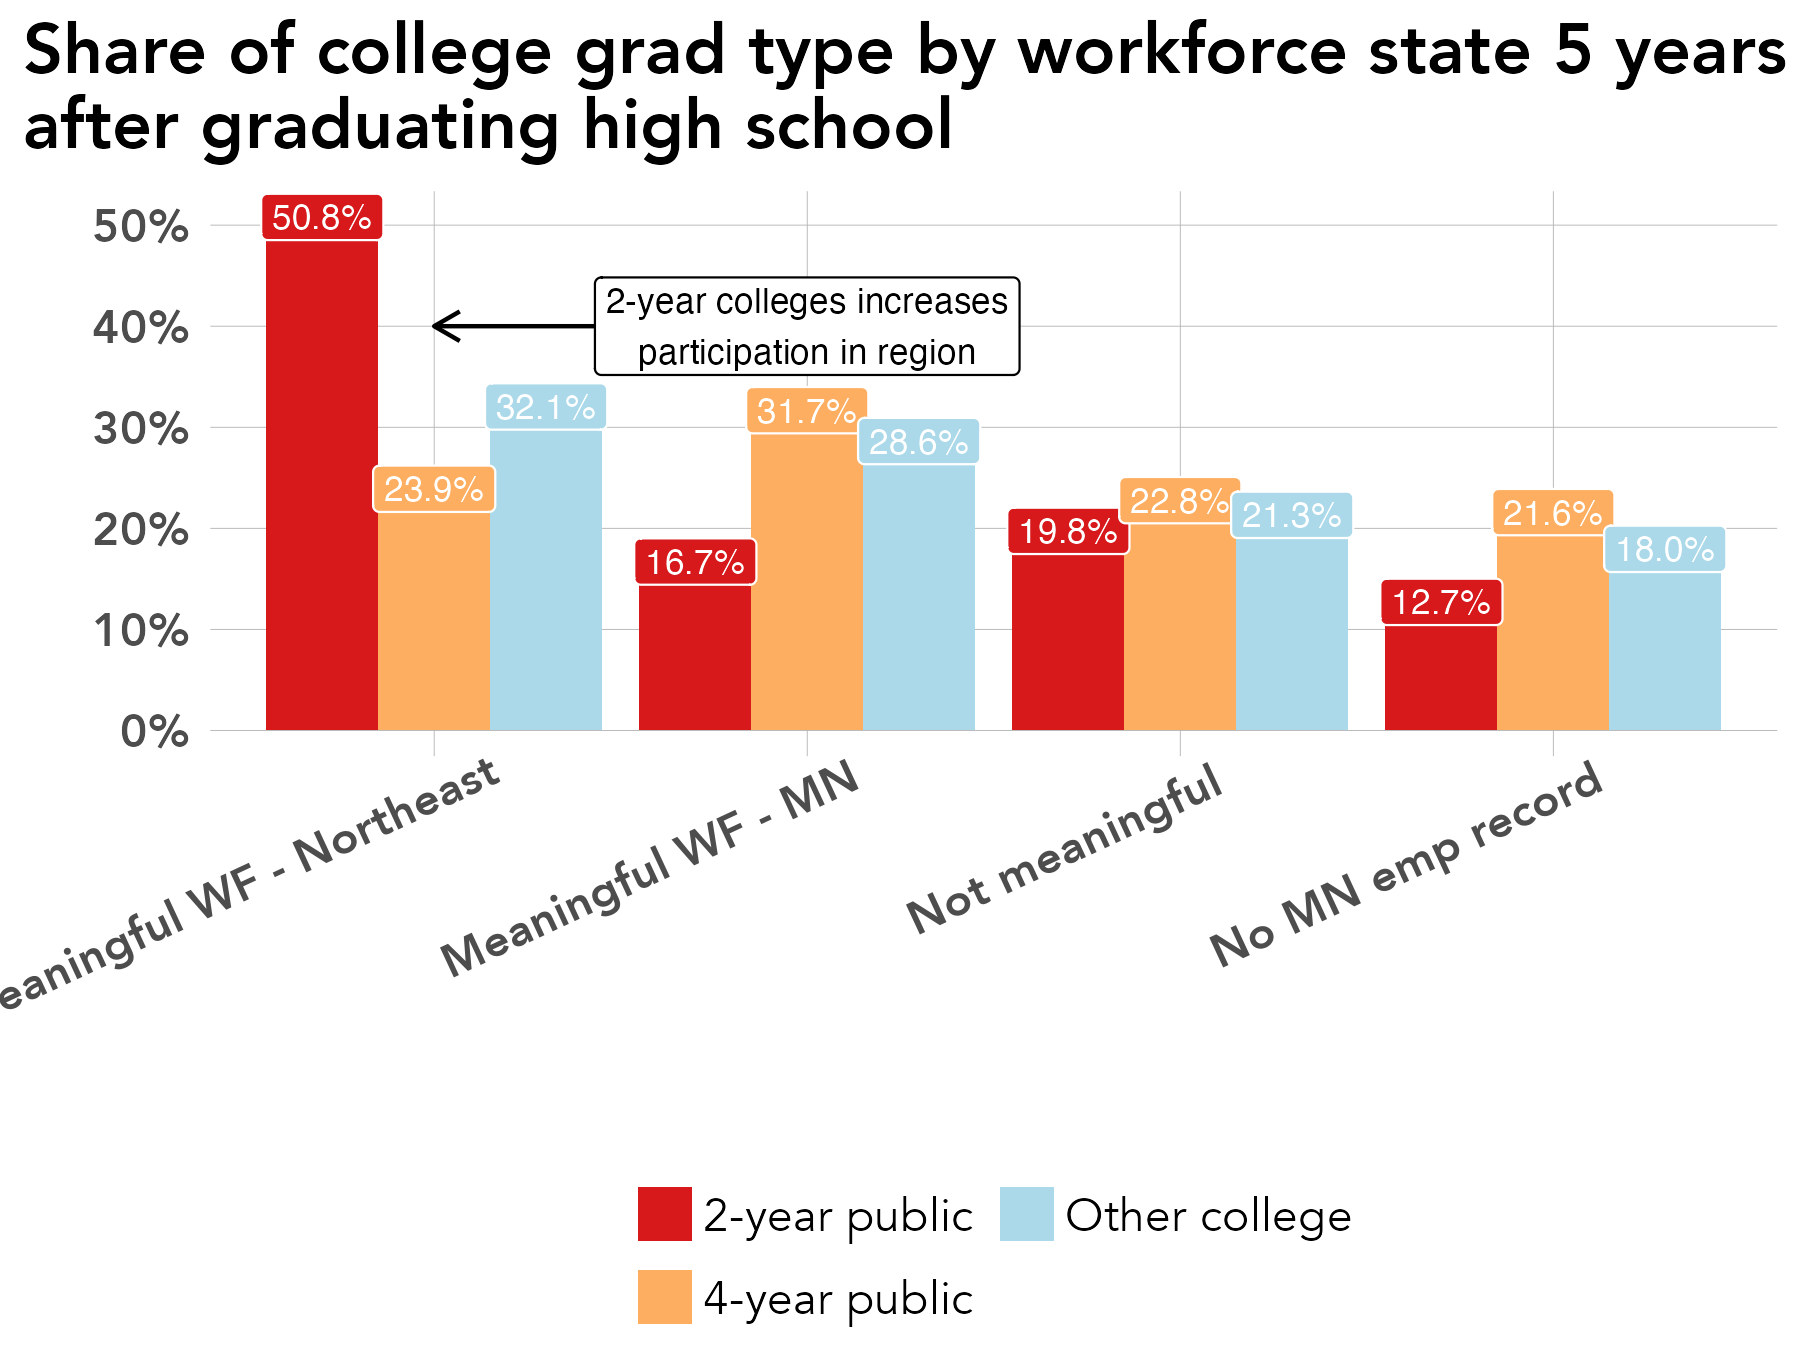

R code for this plot:
# library -----------------------------------------------------------------
library(tidyverse)
library(sf)
library(ggrepel)
library(scales)
library(ggiraph)
library(rmapshaper)
library(cowplot)
library(RColorBrewer)
library(readxl)
library(lubridate)
library(readxl)
library(systemfonts)
reset_font_cache()
library(ggtext)
library(janitor)
library(cowplot)


rm(list = ls())

# themes ------------------------------------------------------------------
theme_bar <- theme_bw() +
  theme(panel.grid.major = element_line(color = "grey70", size = 0.1),
        panel.grid.minor = element_blank(),
        axis.ticks = element_blank(),
        axis.text = element_text(face = "bold"),
        panel.border = element_blank(),
        legend.background = element_rect(fill = "transparent", color = "transparent"),
        legend.key = element_rect(fill = "transparent"),
        legend.key.size = unit(1, "lines"),
        legend.margin = margin(0,0,0,0),
        legend.title = element_blank(),
        legend.text = element_text(margin = margin(l = 2)),
        text = element_text(family = "Avenir") ,
        plot.title.position = "plot",
        plot.title = element_text(face = "bold"))

theme_line <- theme_bw() +
  theme(legend.background = element_rect(fill = "transparent", color = "transparent"),
        legend.key = element_rect(fill = "transparent"),
        legend.text = element_text(margin = margin(l = 2)),
        panel.grid.minor = element_blank(),
        panel.grid.major = element_line(color = "grey70", size = 0.1),
        axis.ticks = element_blank(),
        axis.text = element_text(face = "bold"),
        panel.border = element_blank(),
        legend.margin = margin(0,0,0,0),
        legend.key.size = unit(1, "lines"),
        text = element_text(family = "Avenir") ,
        plot.title.position = "plot",
        plot.title = element_text(face = "bold"))


theme_sf <- theme_bw() +
  theme(axis.text.x=element_blank(),
        axis.text.y=element_blank(),
        axis.ticks=element_blank(),
        panel.background = element_blank(),
        panel.grid.major = element_line(color = "white"),
        panel.border = element_blank(),
        legend.title = element_blank(),
        legend.text = element_text(margin = margin(l = 2)),
        legend.margin = margin(0,0,0,0),
        legend.key.size = unit(1, "lines"),
        text = element_text(family = "Avenir") ,
        plot.title.position = "plot",
        plot.title = element_text(face = "bold"))

regions <- read_csv("/Users/kellyasche/Library/CloudStorage/GoogleDrive-kasche@ruralmn.org/My Drive/Data Prep/R Projects/Join docs/county_regions.csv") %>%
  select(5,6) %>%
  unique() %>%
  mutate(edr = str_replace(edr, "  ", " "),
         planning.region = str_replace(planning.region, " Minnesota", ""),
         planning.region = fct_relevel(planning.region, "Northwest", "Northeast", "Central", "Seven County Mpls-St Paul", "Southwest", "Southeast"),
         edr = fct_relevel(edr, "EDR 1 - Northwest", "EDR 2 - Headwaters", "EDR 3 - Arrowhead", "EDR 4 - West Central", "EDR 5 - North Central", "EDR 6E- Southwest Central", "EDR 6W- Upper Minnesota Valley", "EDR 7E- East Central", "EDR 7W- Central", "EDR 8 - Southwest", "EDR 9 - South Central", "EDR 10 - Southeast", "EDR 11 - 7 County Twin Cities", "Minnesota"))

counties.regions <- read_csv("/Users/kellyasche/Library/CloudStorage/GoogleDrive-kasche@ruralmn.org/My Drive/Data Prep/R Projects/Join docs/county_regions.csv") %>%
  mutate(countyfp = formatC(countyfp, width = 3, flag = "0"),
         Name = str_to_title(Name),
         Name = str_replace(Name, "Q", "q"),
         Name = str_replace(Name, "Of The", "of the"),
         Name = str_replace(Name, "Mcleod", "McLeod"),
         Dem_Desc = ifelse(Name == "Minnesota", "Minnesota", Dem_Desc) ,
         edr = str_replace(edr, "  ", " "),
         planning.region = str_replace(planning.region, " Minnesota", ""),
         planning.region = fct_relevel(planning.region, "Northwest", "Northeast", "Central", "Seven County Mpls-St Paul", "Southwest", "Southeast"),
         edr = fct_relevel(edr, "EDR 1 - Northwest", "EDR 2 - Headwaters", "EDR 3 - Arrowhead", "EDR 4 - West Central", "EDR 5 - North Central", "EDR 6E- Southwest Central", "EDR 6W- Upper Minnesota Valley", "EDR 7E- East Central", "EDR 7W- Central", "EDR 8 - Southwest", "EDR 9 - South Central", "EDR 10 - Southeast", "EDR 11 - 7 County Twin Cities", "Minnesota"))

color.ruca <- c("Entirely rural" = "#009933", "Town/rural mix" = "#99CC33", "Urban/town/rural mix" = "#CC9966", "Entirely urban" = "#754C29", "Minnesota" = "black")

color.pr <- c("Northwest" = "#4575b4","Northeast" = "grey", "Central" = "#fee090", "Seven County Mpls-St Paul" = "#d73027", "Southwest" = "#91bfdb", "Southeast" = "#fc8d59", "Minnesota" = "black")

color.edr <- c("EDR 1 - Northwest" = "#b3cde3", "EDR 2 - Headwaters" = "#8c96c6", "EDR 3 - Arrowhead" = "#fe9929", "EDR 4 - West Central" = "#8856a7", "EDR 5 - North Central" = "#810f7c", "EDR 6E- Southwest Central" = "#e5f5f9", "EDR 6W- Upper Minnesota Valley" = "#bdc9e1", "EDR 7E- East Central" = "#99d8c9", "EDR 7W- Central" = "#2ca25f", "EDR 8 - Southwest" = "#74a9cf", "EDR 9 - South Central" = "#0570b0", "EDR 10 - Southeast" = "#d7301f", "EDR 11 - 7 County Twin Cities" = "#d8b365", "Minnesota" = "black")

color.pr.edr <- c ("Northwest" = "#4575b4","Northeast" = "#e0f3f8", "Central" = "#fee090", "Seven County Mpls-St Paul" = "#d73027", "Southwest" = "#91bfdb", "Southeast" = "#fc8d59", "Minnesota" = "black", "EDR 1 - Northwest" = "#b3cde3", "EDR 2 - Headwaters" = "#8c96c6", "EDR 3 - Arrowhead" = "#fe9929", "EDR 4 - West Central" = "#8856a7", "EDR 5 - North Central" = "#810f7c", "EDR 6E- Southwest Central" = "#e5f5f9", "EDR 6W- Upper Minnesota Valley" = "#bdc9e1", "EDR 7E- East Central" = "#99d8c9", "EDR 7W- Central" = "#2ca25f", "EDR 8 - Southwest" = "#74a9cf", "EDR 9 - South Central" = "#0570b0", "EDR 10 - Southeast" = "#d7301f", "EDR 11 - 7 County Twin Cities" = "#d8b365")

color.six <- c("#009933", "#4575b4", "grey", "#fee090", "#fc8d59", "#d73027")

mn_counties <- st_read("/Users/kellyasche/Library/CloudStorage/GoogleDrive-kasche@ruralmn.org/My Drive/Data Prep/R Projects/Shapefiles/County shapefiles/MNCounties_MNDOT.shp", quiet = TRUE) %>%
  ms_simplify(keep = .01, keep_shapes = TRUE) %>%
  rename("countyfp" = "FIPS_CODE")

counties.regions.1 <- counties.regions %>%
  mutate(statefp = "27",
         project.pr = ifelse(edr %in% c("EDR 1 - Northwest", "EDR 2 - Headwaters", "EDR 4 - West Central"), "Northwest",
                             ifelse(edr == "EDR 3 - Arrowhead", "Northeast",
                                    ifelse(edr %in% c("EDR 5 - North Central", "EDR 7E- East Central", "EDR 7W- Central"), "Central",
                                           ifelse(edr %in% c("EDR 6E- Southwest Central", "EDR 6W- Upper Minnesota Valley", "EDR 8 - Southwest"), "Southwest",
                                                  ifelse(edr %in% c("EDR 9 - South Central", "EDR 10 - Southeast"), "Southern", as.character(planning.region)))))),
         project.pr = fct_relevel(project.pr, "Northwest", "Northeast", "Central", "Seven County Mpls-St Paul", "Southwest", "Southern"))

# Prep data ---------------------------------------------------------------

original <- read_csv("Data/SLEDS/Masters/Master-report-dataset.csv")

data <- original %>%
  select(grad.year.5, ps.grad.InstitutionSector) %>%
  filter(grad.year.5 != "After 2023") %>%
  filter(grad.year.5 != "Attending ps") %>%
  filter(!ps.grad.InstitutionSector %in% c("Attending ps", "Did not grad", "Never attended ps")) %>%
  mutate(ps.grad.InstitutionSector = ifelse(ps.grad.InstitutionSector == "1", "4-year public",
                                            ifelse(ps.grad.InstitutionSector == "4", "2-year public",
                                                   ifelse(ps.grad.InstitutionSector == "11", "Other college", ps.grad.InstitutionSector))),
         ps.grad.InstitutionSector = as.factor(ps.grad.InstitutionSector)) %>%
  group_by(ps.grad.InstitutionSector, grad.year.5) %>%
  summarize(n = n()) %>%
  ungroup() %>%
  group_by(ps.grad.InstitutionSector) %>%
  mutate(pct = n / sum(n)) %>%
  ungroup() %>%
  mutate(grad.year.5 = str_replace(grad.year.5, "No MN emp record, not attending ps", "No MN emp record"),
         grad.year.5 = str_replace(grad.year.5, "Not meaningful, not attending ps", "Not meaningful"),
         grad.year.5 = fct_relevel(grad.year.5, "Meaningful WF - Northeast", "Meaningful WF - MN", "Not meaningful", "No MN emp record"))

levels(data$ps.grad.InstitutionSector)
# Create chart ------------------------------------------------------------
names(data)

ggplot(data, aes(grad.year.5, pct, fill = ps.grad.InstitutionSector, group = ps.grad.InstitutionSector)) +
  geom_col(position = "dodge") +
  geom_label(aes(label = percent(pct, accuracy = .1)), show.legend = FALSE, position = position_dodge(width = .9), color = "white", size = 3) +
  annotate(geom = "segment",
           x = 2,
           xend = 1,
           y = .4,
           yend = .4,
           arrow = arrow(length = unit(.25, "cm"))) +
  annotate(geom = "label",
           x = 2,
           y = .4,
           label = "2-year colleges increases\nparticipation in region",
           size = 3) +
  labs(x="", y = "", title = "Share of college grad type by workforce state 5 years\nafter graduating high school")+
  scale_y_continuous(labels=scales::percent) +
  theme_bar+
  scale_fill_manual(values = brewer.pal(n = 4, "RdYlBu"),
                    guide = guide_legend(ncol = 2)) +
  theme(legend.position = "bottom",
        text = element_text(size = 14),
        axis.text.x = element_text(angle = 25, hjust = .9))

ggsave(filename = "Charts/Paper report/college-type-regional-wf.pdf", device = cairo_pdf, dpi = "print", width = 6, height = 4.5)

ggsave(filename = "Charts/Paper report/college-type-regional-wf.png", dpi = "print", width = 6, height = 4.5)
